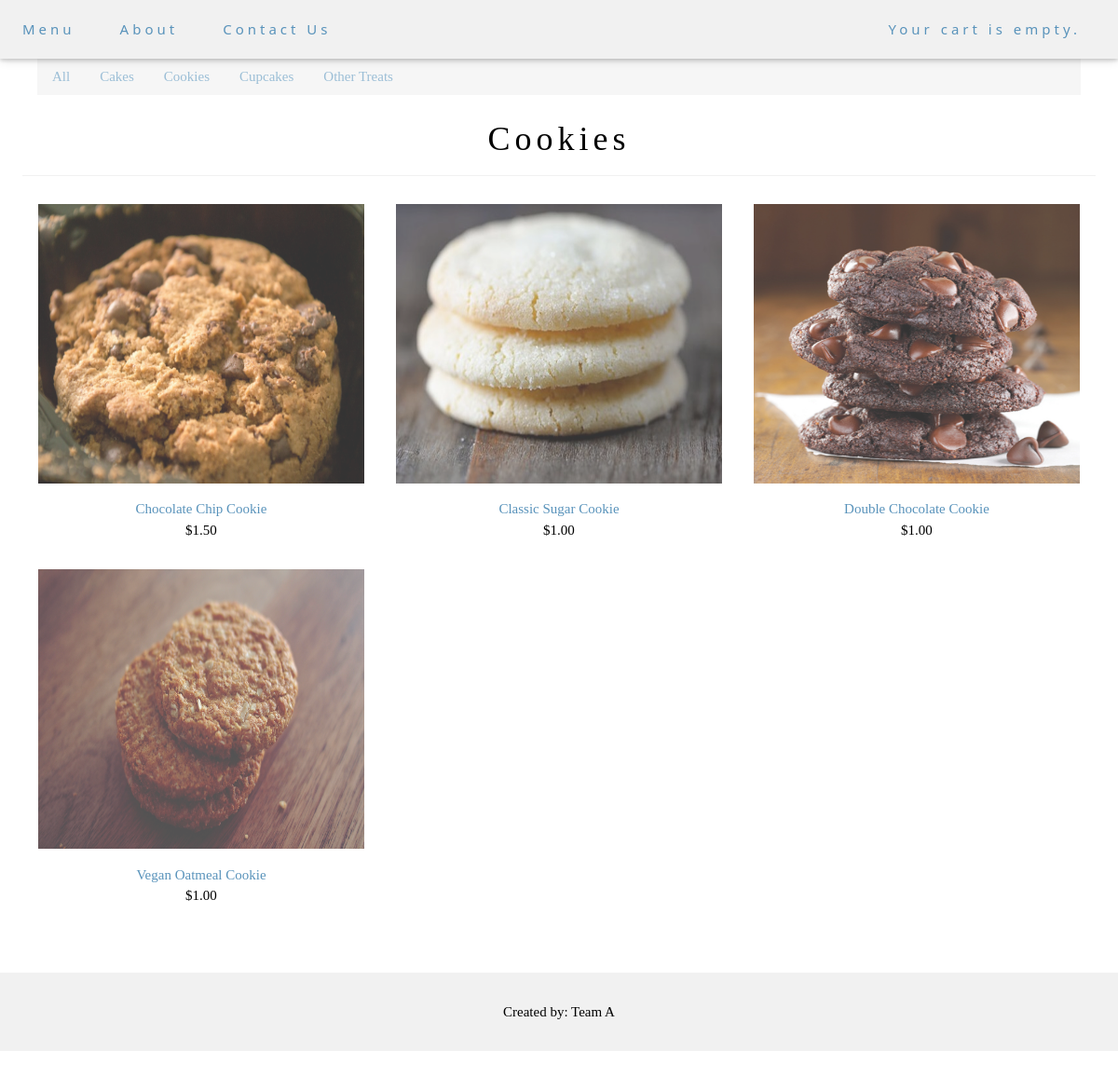
The page /cookies/ on the database its author committed.
### shop/models.py (models this page shows, shortened)
class Category(models.Model):
    name = models.CharField(max_length=200,
                            db_index=True)
    slug = models.SlugField(max_length=200,
                            db_index=True,
                            unique=True)
    class Meta:
        ordering = ('name',)
        verbose_name = 'category'
        verbose_name_plural = 'categories'
    def get_absolute_url(self):
        return reverse('shop:product_list_by_category',
                       args=[self.slug])

class Product(models.Model):
    category = models.ForeignKey(Category,
                                 related_name='products')
    name = models.CharField(max_length=200, db_index=True)
    slug = models.SlugField(max_length=200, db_index=True)
    image = models.ImageField(upload_to='products/%Y/%m/%d',
                              blank=True)
    description = models.TextField(blank=True)
    price = models.DecimalField(max_digits=10, decimal_places=2)
    stock = models.PositiveIntegerField(validators=[MinValueValidator(0)])
    available = models.BooleanField(default=True)
    created = models.DateTimeField(auto_now_add=True)
    updated = models.DateTimeField(auto_now=True)
    class Meta:
        ordering = ('name',)
        index_together = (('id', 'slug'),)
    def get_absolute_url(self):
        return reverse('shop:product_detail',
                       args=[self.id, self.slug])

### shop/views.py (the view)
def product_list(request, category_slug=None):
    category = None
    categories = Category.objects.all()
    products = Product.objects.filter(available=True)
    if category_slug:
        category = get_object_or_404(Category, slug=category_slug)
        products = products.filter(category=category)
    return render(request,
                  'shop/product/list.html',
                  {'category': category,
                   'categories': categories,
                   'products': products})

### cart/cart.py (called while the page is built)
    def __len__(self):
        return sum(item['quantity'] for item in self.cart.values())

### cart/context_processors.py (called while the page is built)
def cart(request):
    return {'cart': Cart(request)}

### shop/templates/shop/product/list.html (shortened to what this page needs)
{% extends "shop/base.html" %}
{% load static %}
{% block content %}
<div class="w3-content w3-padding" style="max-width:1564px; margin-top:55px">
    <ul class="w3-navbar w3-light-grey w3-black w3-opacity w3-hover-opacity-off" id="myNavbar">
      <li {% if not category %}class="selected"{% endif %}>
        <a href="{% url "shop:product_list" %}">All</a>
      </li>
      {% for c in categories %}
        <li {% if category.slug == c.slug %}class="selected"{% endif %}>
          <a href="{{ c.get_absolute_url }}">{{ c.name }}</a>
        </li>
      {% endfor %}
    </ul>
</div>
 <h1 class="w3-border-bottom w3-border-light-grey w3-padding-12" style="max-width:1564px; margin-top:0px; margin-bottom:30px;">{% if category %}{{ category.name }}{% else %}Products{% endif %}</h1>
    {% for product in products %}
        <div class="w3-col l4 m6 w3-margin-bottom">
            <div class="w3-display-container">
                <a href="{{ product.get_absolute_url }}">
                    <img src="{% if product.image %}{{ product.image.url }}{% else %}{% static "img/no_image.png" %}{% endif %}" width="350" height="300" style="opacity:0.8">
                </a>
            </div>
                <p>
                <a href="{{ product.get_absolute_url }}">{{ product.name }}</a><br>
                ${{ product.price }}
                </p>
        </div>
        {% endfor %}
        {% endblock %}

### shop/templates/shop/base.html (shortened to what this page needs)
{% load static %}
<!DOCTYPE html>
<html>
<link href ="{% static 'css/w3.css' %}" rel="stylesheet">
<link href="{% static 'css/font-awesome.css' %}" rel="stylesheet">
<link href="{% static "css/base.css" %}" rel="stylesheet">
<body>
<div class="w3-top">
  <ul class="w3-navbar w3-light-grey w3-wide w3-padding-8 w3-card-2">
        <li>
            <a href="/" class="w3-padding-large w3-hover-white w3-left">Menu</a>
            <a href="{% url 'shop:about' %}" class="w3-padding-large w3-hover-white w3-left">About</a>
            <a href="{% url 'shop:contact' %}" class="w3-padding-large w3-hover-white w3-left">Contact Us</a>
        </li>
        <li class="w3-right">
            {% with total_items=cart|length %}
            {% if cart|length > 0 %}
            <a href="{% url "cart:cart_detail" %}" class="w3-padding-large w3-hover-white w3-right">{{ total_items }} item{{ total_items|pluralize }},
            ${{ cart.get_total_price }}
            </a>
            <a class="w3-padding-large w3-hover-white w3-right">Your cart:</a>
            {% else %}
            <a class="w3-padding-large w3-hover-white w3-margin-right">Your cart is empty.</a>
            {% endif %}
            {% endwith %}
        </li>
  </ul>
</div>
<div class="w3-content w3-padding" style="max-width:1564px; margin-top:-40px">
    <div class="w3-center w3-row-padding w3-padding-32">
        {% block content %}
        {% endblock %}
    </div>
</div>
<footer class="w3-center w3-light-grey w3-padding-16">
    <p>Created by: Team A</p>
</footer>
</body>
</html>

### shop/static/css/base.css (style rules this page uses)
body { margin:0; padding:0; font-family:Palatino, serif; }
h1, h2, h3, h4, h5 , h6 { font-family: 'Palatino', serif; font-weight:normal; }
a { text-decoration:none; color:#5993bb; }
.w3-opacity { opacity:0.60;filter:alpha(opacity=60);-webkit-backface-visibility:hidden }
.w3-center { text-align:center!important }

### shop/templates/shop/base.html (style rules this page uses)
body { font-family: "Times New Roman", Georgia, Serif; }
h1,h2,h3,h4,h5,h6 { font-family: "Playfair Display"; letter-spacing: 5px; }

### rows shown on the page
Category: name "Cakes"
Category: name "Cookies"
Category: name "Cupcakes"
Category: name "Other Treats"
Product: image (picture), name "Chocolate Chip Cookie", price "1.50"
Product: image (picture), name "Classic Sugar Cookie", price "1.00"
Product: image (picture), name "Double Chocolate Cookie", price "1.00"
Product: image (picture), name "Vegan Oatmeal Cookie", price "1.00"
